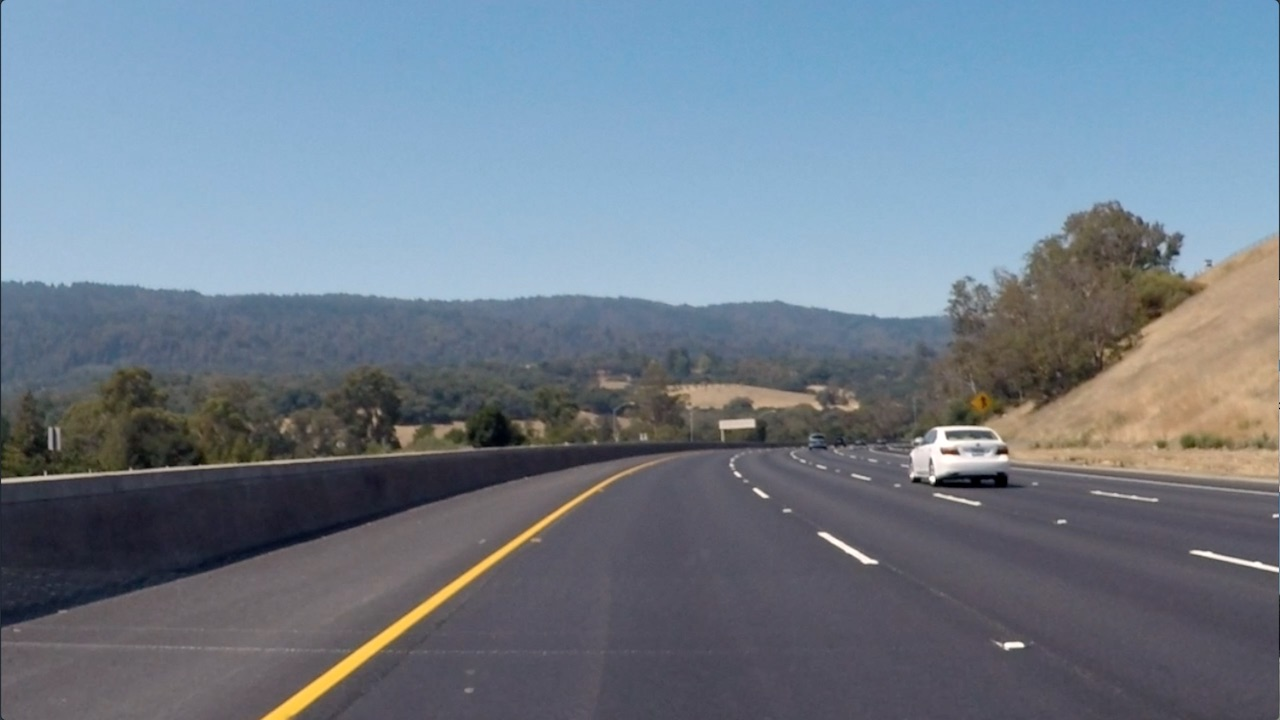
#> input picture convolutional-neural-networks/conv-visualization/data/curved_lane.jpg, 1280 x 720 px
$ jupyter execute custom_filters.ipynb   (shell and % lines are left out)
#> lines starting #> are read from the running program, lines starting #| are printed output that depends on the picture
# Creating a Filter, Edge Detection

### Import resources and display image

[cell 1]
import matplotlib.pyplot as plt
import matplotlib.image as mpimg

import cv2
import numpy as np


# Read in the image
image = mpimg.imread('data/curved_lane.jpg')
#> image is the input picture: shape (720, 1280, 3); mean R, G, B 112.1, 125, 138.7

plt.imshow(image)

### Convert the image to grayscale

[cell 2]
# Convert to grayscale for filtering
gray = cv2.cvtColor(image, cv2.COLOR_RGB2GRAY)
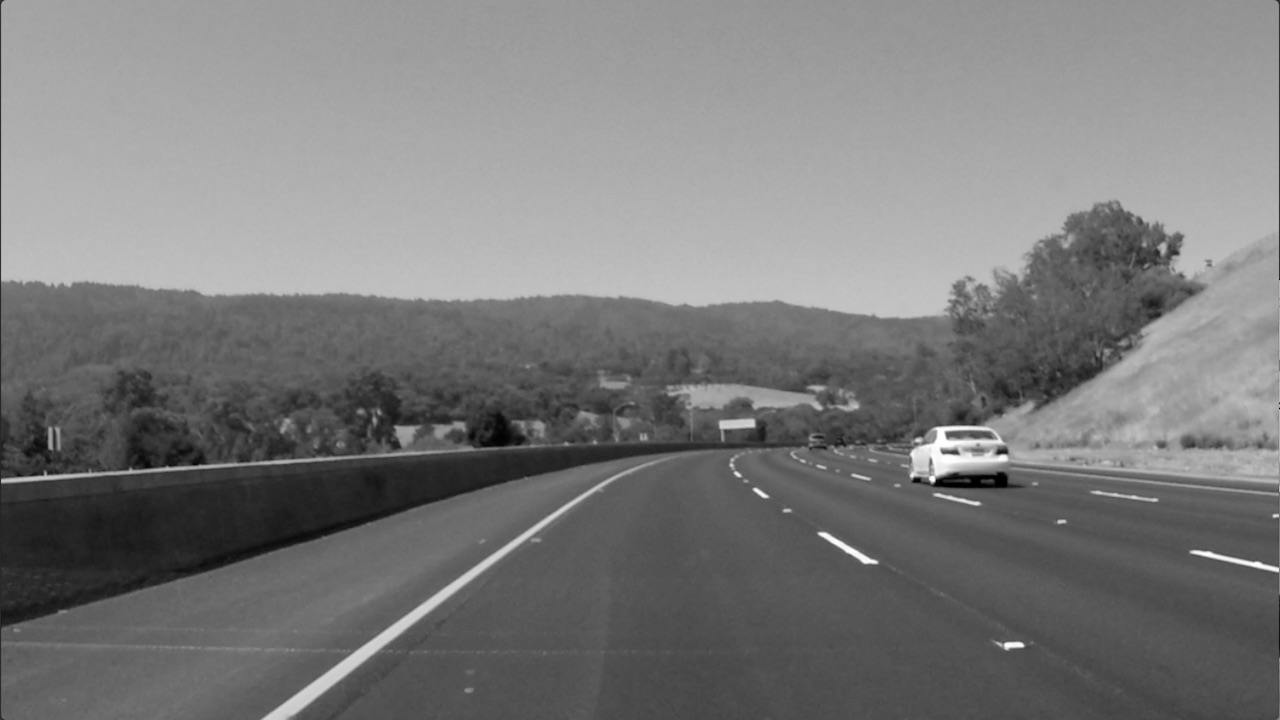
#> gray: shape (720, 1280); min 0, max 255, mean 122.7

plt.imshow(gray, cmap='gray')

### TODO: Create a custom kernel

Below, you've been given one common type of edge detection filter: a Sobel operator.

The Sobel filter is very commonly used in edge detection and in finding patterns in intensity in an image. Applying a Sobel filter to an image is a way of **taking (an approximation) of the derivative of the image** in the x or y direction, separately. The operators look as follows.

**It's up to you to create a Sobel x operator and apply it to the given image.**

For a challenge, see if you can put the image through a series of filters: first one that blurs the image (takes an average of pixels), and then one that detects the edges.

[cell 3]
# Create a custom kernel
shape = 10
blur_filt = (1/shape**2) * np.ones((shape,shape))

# 3x3 array for edge detection
sobel_y = np.array([[-1, -2, -1],
                    [0, 0, 0],
                    [1, 2, 1]])

# TODO: Create and apply a Sobel x operator
sobel_x = np.array([[-1, 0, 1], [-2, 0, 2], [-1, 0, 1]])

# Filter the image using filter2D, which has inputs: (grayscale image, bit-depth, kernel)
new_im = gray
for filt in [blur_filt, sobel_y, sobel_x]: #[sobel_y, sobel_x]:
    new_im = cv2.filter2D(new_im, -1, filt)

    plt.imshow(new_im, cmap='gray')
    plt.show()
#> this loop made 3 passes
#> pass 2, `new_im = cv2.filter2D(new_im, -1, filt)`:
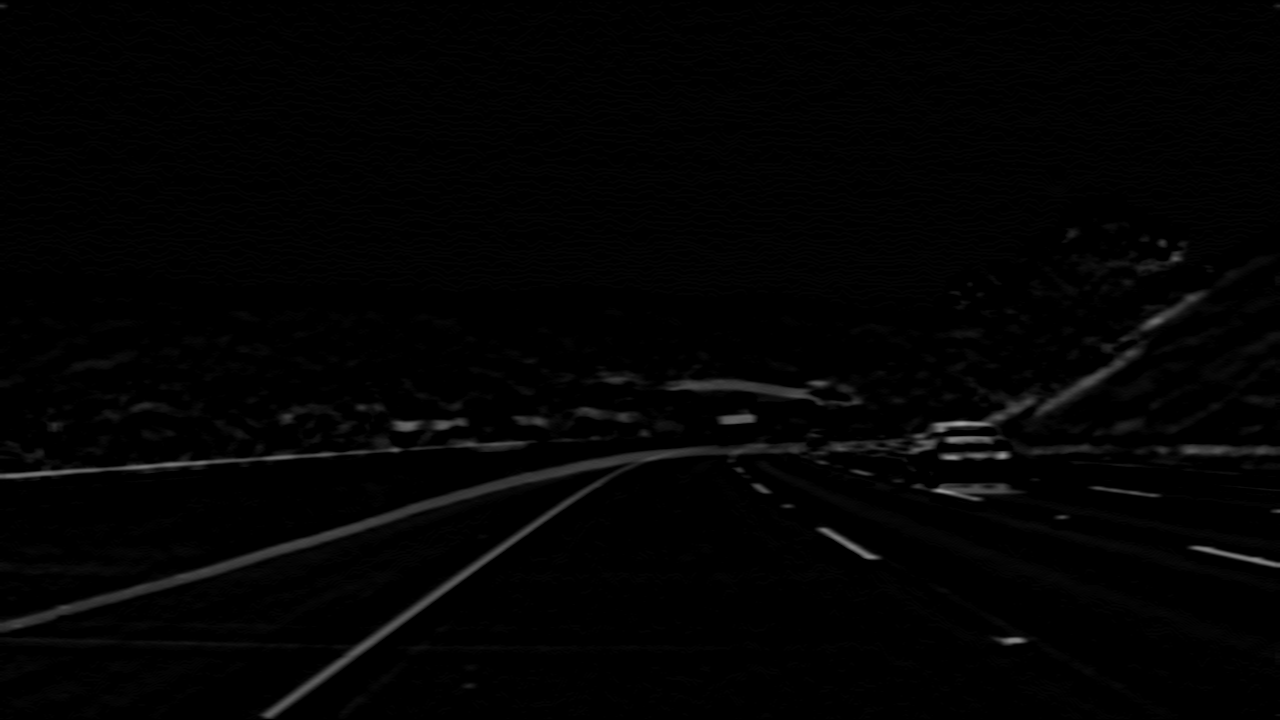
#> new_im: shape (720, 1280); min 0, max 166, mean 2.9
#> pass 3, `new_im = cv2.filter2D(new_im, -1, filt)`:
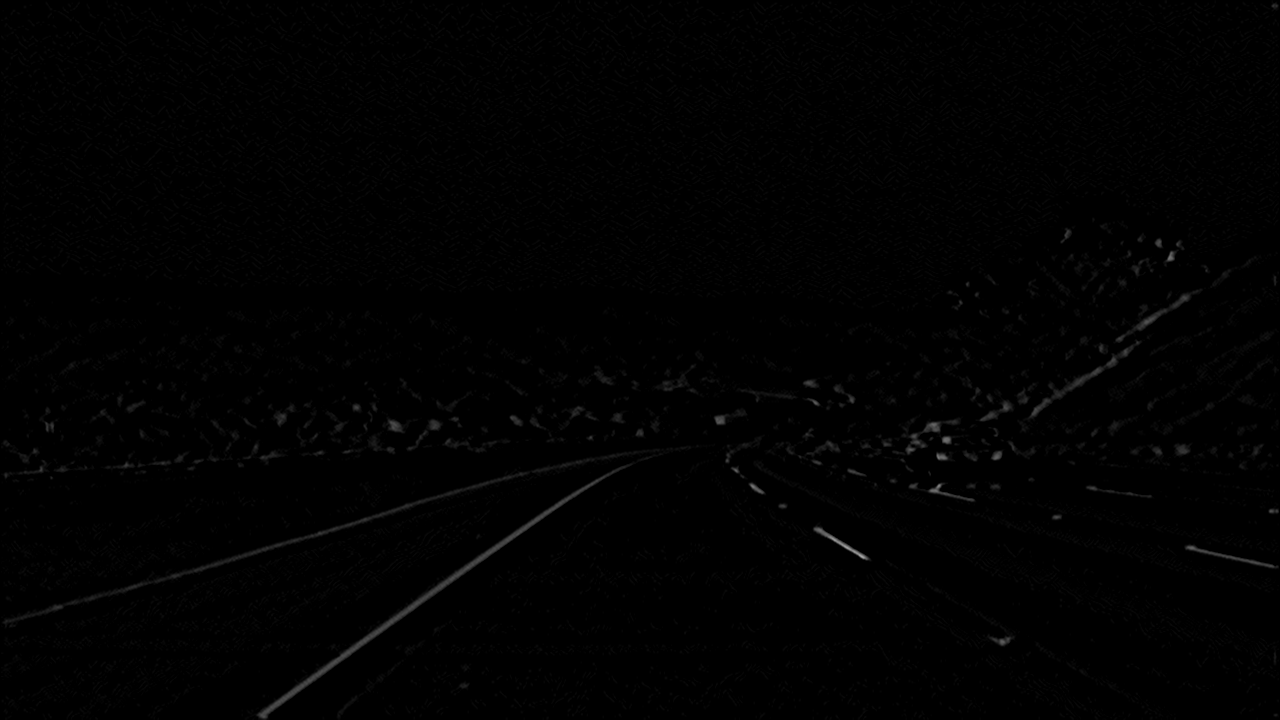
#> new_im: shape (720, 1280); min 0, max 167, mean 1.5

$ run again, with convolutional-neural-networks/conv-visualization/data/bridge_trees_example.jpg copied over convolutional-neural-networks/conv-visualization/data/curved_lane.jpg
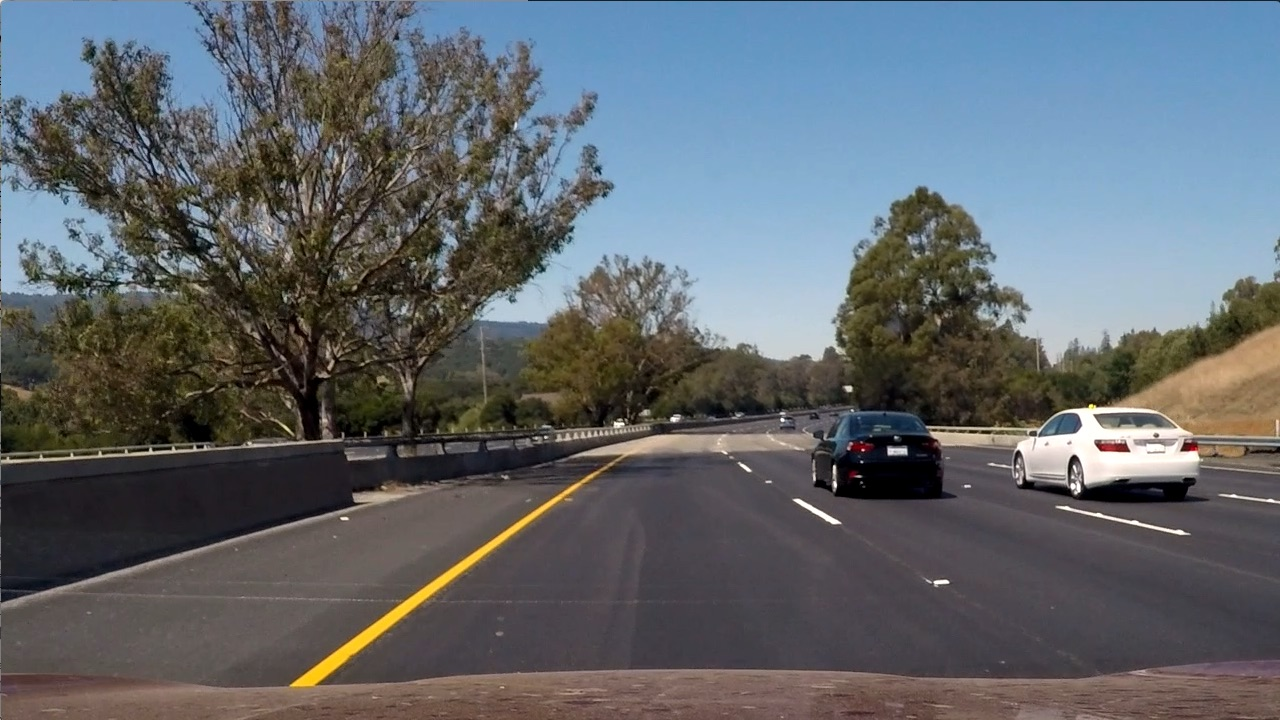
#> input picture convolutional-neural-networks/conv-visualization/data/bridge_trees_example.jpg, 1280 x 720 px
#> image is the input picture: shape (720, 1280, 3); mean R, G, B 97, 102.6, 107.9
#> `gray = cv2.cvtColor(image, cv2.COLOR_RGB2GRAY)`:
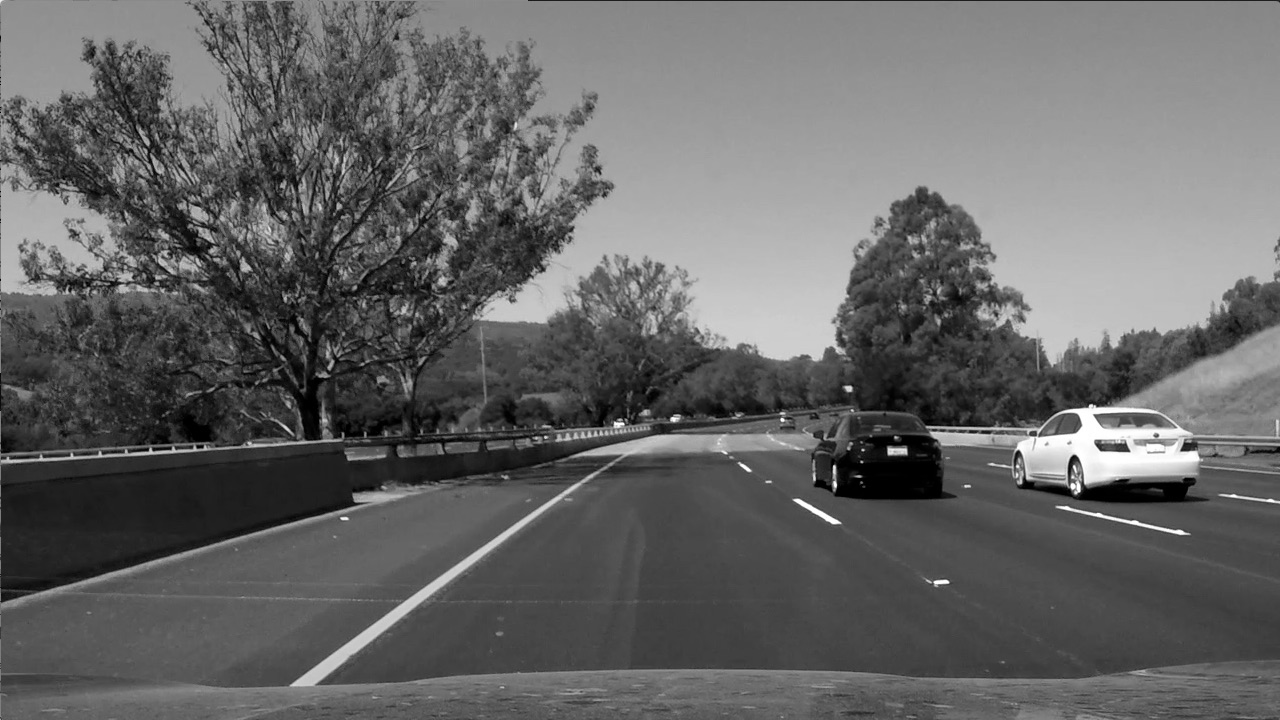
#> gray: shape (720, 1280); min 0, max 255, mean 101.5
#> the loop `for filt in [blur_filt, sobel_y, sobel_x]:` made 3 passes
#> pass 3, `new_im = cv2.filter2D(new_im, -1, filt)`:
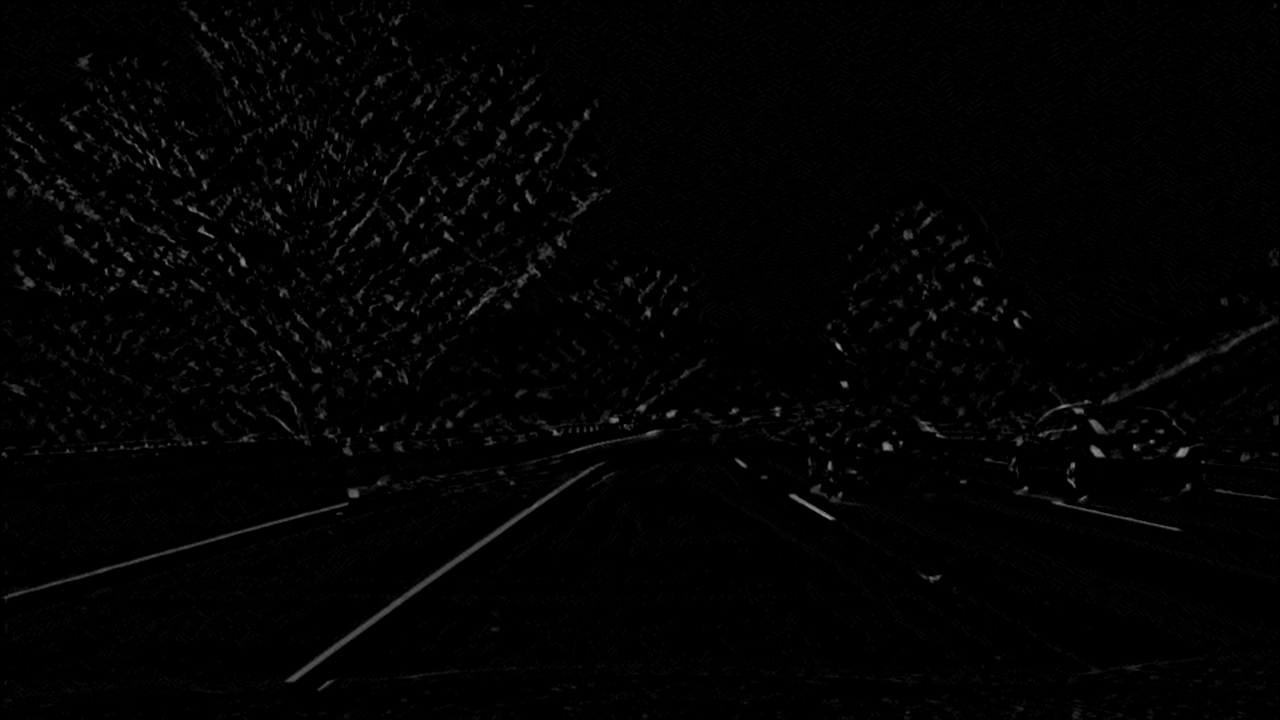
#> new_im: shape (720, 1280); min 0, max 156, mean 2.7

$ run again, with convolutional-neural-networks/conv-visualization/data/white_lines.jpg copied over convolutional-neural-networks/conv-visualization/data/curved_lane.jpg
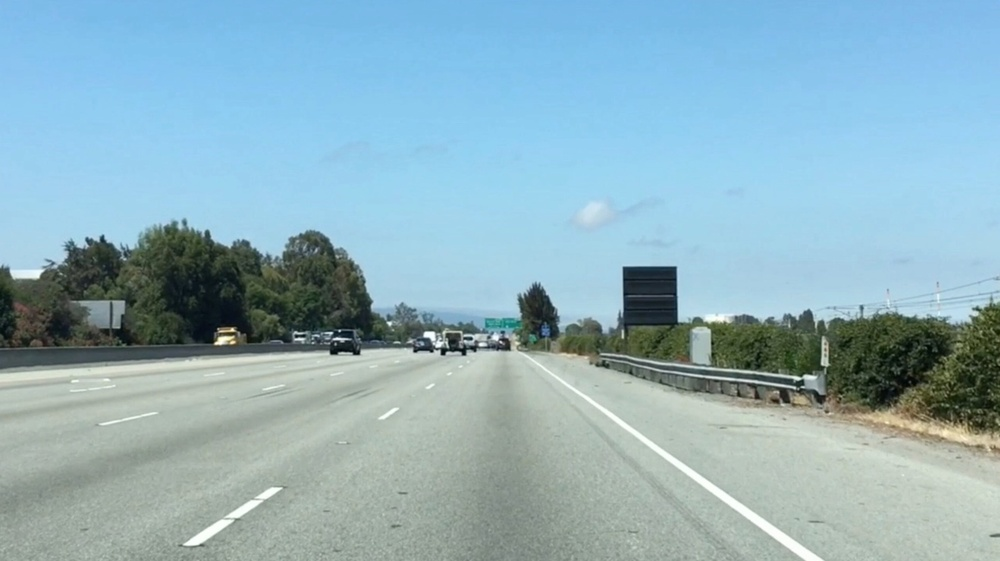
#> input picture convolutional-neural-networks/conv-visualization/data/white_lines.jpg, 1000 x 561 px, shrunk from 2436 x 1366 before the run
#> image is the input picture: shape (561, 1000, 3); mean R, G, B 143.6, 177.1, 188.4
#> `gray = cv2.cvtColor(image, cv2.COLOR_RGB2GRAY)`:
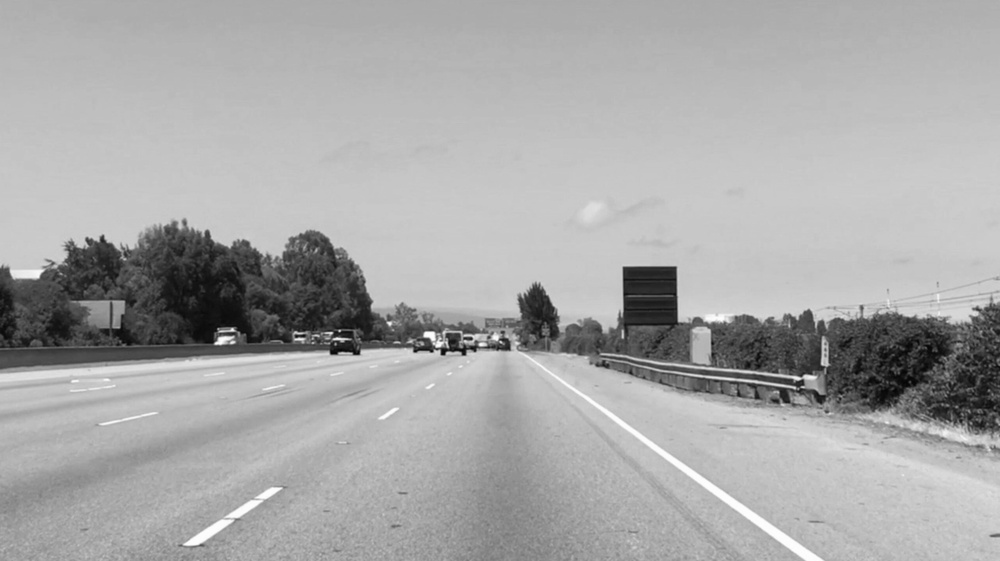
#> gray: shape (561, 1000); min 3, max 255, mean 168.3
#> the loop `for filt in [blur_filt, sobel_y, sobel_x]:` made 3 passes
#> pass 3, `new_im = cv2.filter2D(new_im, -1, filt)`:
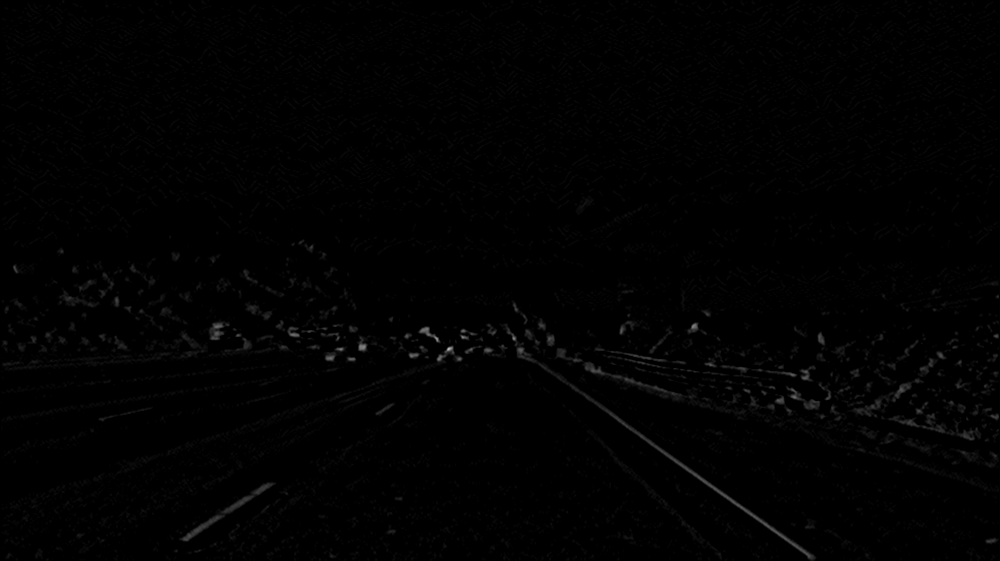
#> new_im: shape (561, 1000); min 0, max 188, mean 1.6
